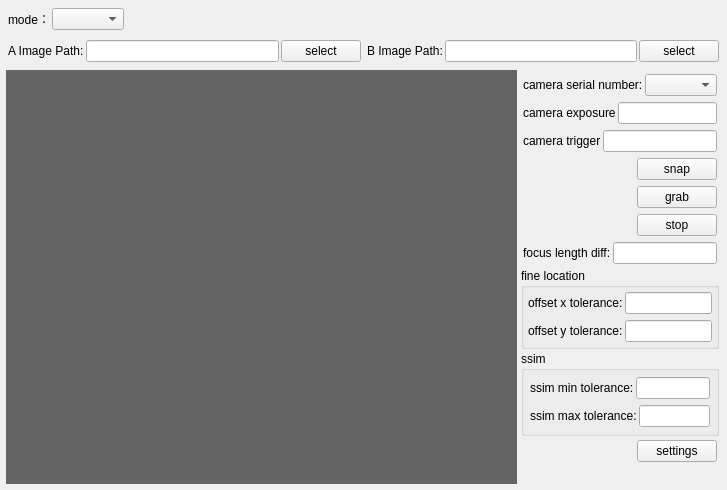
<?xml version="1.0" encoding="UTF-8"?>
<ui version="4.0">
 <class>ConfigurationWidget</class>
 <widget class="QWidget" name="ConfigurationWidget">
  <property name="geometry">
   <rect>
    <x>0</x>
    <y>0</y>
    <width>727</width>
    <height>490</height>
   </rect>
  </property>
  <property name="windowTitle">
   <string>Form</string>
  </property>
  <layout class="QVBoxLayout" name="verticalLayout_6">
   <property name="spacing">
    <number>2</number>
   </property>
   <property name="leftMargin">
    <number>2</number>
   </property>
   <property name="topMargin">
    <number>2</number>
   </property>
   <property name="rightMargin">
    <number>2</number>
   </property>
   <property name="bottomMargin">
    <number>2</number>
   </property>
   <item>
    <layout class="QVBoxLayout" name="verticalLayout_5" stretch="1,1,10">
     <property name="spacing">
      <number>2</number>
     </property>
     <property name="leftMargin">
      <number>2</number>
     </property>
     <property name="topMargin">
      <number>2</number>
     </property>
     <property name="rightMargin">
      <number>2</number>
     </property>
     <property name="bottomMargin">
      <number>2</number>
     </property>
     <item>
      <layout class="QHBoxLayout" name="horizontalLayout_11" stretch="0">
       <property name="spacing">
        <number>2</number>
       </property>
       <property name="leftMargin">
        <number>2</number>
       </property>
       <property name="topMargin">
        <number>2</number>
       </property>
       <property name="rightMargin">
        <number>2</number>
       </property>
       <property name="bottomMargin">
        <number>2</number>
       </property>
       <item>
        <layout class="QHBoxLayout" name="horizontalLayout">
         <property name="spacing">
          <number>2</number>
         </property>
         <property name="leftMargin">
          <number>2</number>
         </property>
         <property name="topMargin">
          <number>2</number>
         </property>
         <property name="rightMargin">
          <number>2</number>
         </property>
         <property name="bottomMargin">
          <number>2</number>
         </property>
         <item>
          <widget class="QLabel" name="labelMode">
           <property name="text">
            <string>mode：</string>
           </property>
          </widget>
         </item>
         <item>
          <widget class="QComboBox" name="comboBoxMode"/>
         </item>
         <item>
          <spacer name="horizontalSpacer_4">
           <property name="orientation">
            <enum>Qt::Horizontal</enum>
           </property>
           <property name="sizeHint" stdset="0">
            <size>
             <width>40</width>
             <height>20</height>
            </size>
           </property>
          </spacer>
         </item>
        </layout>
       </item>
      </layout>
     </item>
     <item>
      <layout class="QHBoxLayout" name="horizontalLayout_12">
       <property name="spacing">
        <number>2</number>
       </property>
       <property name="leftMargin">
        <number>2</number>
       </property>
       <property name="topMargin">
        <number>2</number>
       </property>
       <property name="rightMargin">
        <number>2</number>
       </property>
       <property name="bottomMargin">
        <number>2</number>
       </property>
       <item>
        <layout class="QHBoxLayout" name="horizontalLayout_2">
         <property name="spacing">
          <number>2</number>
         </property>
         <property name="leftMargin">
          <number>2</number>
         </property>
         <property name="topMargin">
          <number>2</number>
         </property>
         <property name="rightMargin">
          <number>2</number>
         </property>
         <property name="bottomMargin">
          <number>2</number>
         </property>
         <item>
          <widget class="QLabel" name="labelAPath">
           <property name="text">
            <string>A Image Path:</string>
           </property>
          </widget>
         </item>
         <item>
          <widget class="QLineEdit" name="lineEditAPath"/>
         </item>
         <item>
          <widget class="QPushButton" name="btnSelectAPath">
           <property name="text">
            <string>select</string>
           </property>
          </widget>
         </item>
        </layout>
       </item>
       <item>
        <layout class="QHBoxLayout" name="horizontalLayout_3">
         <property name="spacing">
          <number>2</number>
         </property>
         <property name="leftMargin">
          <number>2</number>
         </property>
         <property name="topMargin">
          <number>2</number>
         </property>
         <property name="rightMargin">
          <number>2</number>
         </property>
         <property name="bottomMargin">
          <number>2</number>
         </property>
         <item>
          <widget class="QLabel" name="labelBPath">
           <property name="text">
            <string>B Image Path:</string>
           </property>
          </widget>
         </item>
         <item>
          <widget class="QLineEdit" name="lineEditBPath"/>
         </item>
         <item>
          <widget class="QPushButton" name="btnSelectBPath">
           <property name="text">
            <string>select</string>
           </property>
          </widget>
         </item>
        </layout>
       </item>
      </layout>
     </item>
     <item>
      <layout class="QHBoxLayout" name="horizontalLayout_19" stretch="10,1">
       <property name="spacing">
        <number>2</number>
       </property>
       <property name="leftMargin">
        <number>2</number>
       </property>
       <property name="topMargin">
        <number>2</number>
       </property>
       <property name="rightMargin">
        <number>2</number>
       </property>
       <property name="bottomMargin">
        <number>2</number>
       </property>
       <item>
        <widget class="ROILabel" name="labelImage">
         <property name="styleSheet">
          <string notr="true">background-color: rgb(100, 100, 100);</string>
         </property>
         <property name="text">
          <string/>
         </property>
        </widget>
       </item>
       <item>
        <layout class="QVBoxLayout" name="verticalLayout_4">
         <property name="spacing">
          <number>2</number>
         </property>
         <property name="leftMargin">
          <number>2</number>
         </property>
         <property name="topMargin">
          <number>2</number>
         </property>
         <property name="rightMargin">
          <number>2</number>
         </property>
         <property name="bottomMargin">
          <number>2</number>
         </property>
         <item>
          <layout class="QHBoxLayout" name="horizontalLayout_5">
           <property name="spacing">
            <number>2</number>
           </property>
           <property name="leftMargin">
            <number>2</number>
           </property>
           <property name="topMargin">
            <number>2</number>
           </property>
           <property name="rightMargin">
            <number>2</number>
           </property>
           <property name="bottomMargin">
            <number>2</number>
           </property>
           <item>
            <widget class="QLabel" name="labelCameraSerialNumber">
             <property name="text">
              <string>camera serial number:</string>
             </property>
            </widget>
           </item>
           <item>
            <widget class="QComboBox" name="comboBoxCameraSerialNumber"/>
           </item>
          </layout>
         </item>
         <item>
          <layout class="QHBoxLayout" name="horizontalLayout_6">
           <property name="spacing">
            <number>2</number>
           </property>
           <property name="leftMargin">
            <number>2</number>
           </property>
           <property name="topMargin">
            <number>2</number>
           </property>
           <property name="rightMargin">
            <number>2</number>
           </property>
           <property name="bottomMargin">
            <number>2</number>
           </property>
           <item>
            <widget class="QLabel" name="labelCameraExposure">
             <property name="text">
              <string>camera exposure</string>
             </property>
            </widget>
           </item>
           <item>
            <widget class="QLineEdit" name="lineEditCameraExposure"/>
           </item>
          </layout>
         </item>
         <item>
          <layout class="QHBoxLayout" name="horizontalLayout_7">
           <property name="spacing">
            <number>2</number>
           </property>
           <property name="leftMargin">
            <number>2</number>
           </property>
           <property name="topMargin">
            <number>2</number>
           </property>
           <property name="rightMargin">
            <number>2</number>
           </property>
           <property name="bottomMargin">
            <number>2</number>
           </property>
           <item>
            <widget class="QLabel" name="labelCameraTrigger">
             <property name="text">
              <string>camera trigger</string>
             </property>
            </widget>
           </item>
           <item>
            <widget class="QLineEdit" name="lineEditCameraTrigger"/>
           </item>
          </layout>
         </item>
         <item>
          <layout class="QHBoxLayout" name="horizontalLayout_8">
           <property name="spacing">
            <number>2</number>
           </property>
           <property name="leftMargin">
            <number>2</number>
           </property>
           <property name="topMargin">
            <number>2</number>
           </property>
           <property name="rightMargin">
            <number>2</number>
           </property>
           <property name="bottomMargin">
            <number>2</number>
           </property>
           <item>
            <spacer name="horizontalSpacer">
             <property name="orientation">
              <enum>Qt::Horizontal</enum>
             </property>
             <property name="sizeHint" stdset="0">
              <size>
               <width>40</width>
               <height>20</height>
              </size>
             </property>
            </spacer>
           </item>
           <item>
            <widget class="QPushButton" name="btnSnap">
             <property name="text">
              <string>snap</string>
             </property>
            </widget>
           </item>
          </layout>
         </item>
         <item>
          <layout class="QHBoxLayout" name="horizontalLayout_9">
           <property name="spacing">
            <number>2</number>
           </property>
           <property name="leftMargin">
            <number>2</number>
           </property>
           <property name="topMargin">
            <number>2</number>
           </property>
           <property name="rightMargin">
            <number>2</number>
           </property>
           <property name="bottomMargin">
            <number>2</number>
           </property>
           <item>
            <spacer name="horizontalSpacer_2">
             <property name="orientation">
              <enum>Qt::Horizontal</enum>
             </property>
             <property name="sizeHint" stdset="0">
              <size>
               <width>40</width>
               <height>20</height>
              </size>
             </property>
            </spacer>
           </item>
           <item>
            <widget class="QPushButton" name="btnGrab">
             <property name="text">
              <string>grab</string>
             </property>
            </widget>
           </item>
          </layout>
         </item>
         <item>
          <layout class="QHBoxLayout" name="horizontalLayout_10">
           <property name="spacing">
            <number>2</number>
           </property>
           <property name="leftMargin">
            <number>2</number>
           </property>
           <property name="topMargin">
            <number>2</number>
           </property>
           <property name="rightMargin">
            <number>2</number>
           </property>
           <property name="bottomMargin">
            <number>2</number>
           </property>
           <item>
            <spacer name="horizontalSpacer_3">
             <property name="orientation">
              <enum>Qt::Horizontal</enum>
             </property>
             <property name="sizeHint" stdset="0">
              <size>
               <width>40</width>
               <height>20</height>
              </size>
             </property>
            </spacer>
           </item>
           <item>
            <widget class="QPushButton" name="btnStop">
             <property name="text">
              <string>stop</string>
             </property>
            </widget>
           </item>
          </layout>
         </item>
         <item>
          <layout class="QHBoxLayout" name="horizontalLayout_13">
           <property name="spacing">
            <number>2</number>
           </property>
           <property name="leftMargin">
            <number>2</number>
           </property>
           <property name="topMargin">
            <number>2</number>
           </property>
           <property name="rightMargin">
            <number>2</number>
           </property>
           <property name="bottomMargin">
            <number>2</number>
           </property>
           <item>
            <widget class="QLabel" name="labelFocusLengthDiff">
             <property name="text">
              <string>focus length diff:</string>
             </property>
            </widget>
           </item>
           <item>
            <widget class="QLineEdit" name="lineEditFocusLengthDiff"/>
           </item>
          </layout>
         </item>
         <item>
          <widget class="QGroupBox" name="groupBox">
           <property name="title">
            <string>fine location</string>
           </property>
           <layout class="QVBoxLayout" name="verticalLayout_2">
            <property name="spacing">
             <number>2</number>
            </property>
            <property name="leftMargin">
             <number>2</number>
            </property>
            <property name="topMargin">
             <number>2</number>
            </property>
            <property name="rightMargin">
             <number>2</number>
            </property>
            <property name="bottomMargin">
             <number>2</number>
            </property>
            <item>
             <layout class="QHBoxLayout" name="horizontalLayout_14">
              <property name="spacing">
               <number>2</number>
              </property>
              <property name="leftMargin">
               <number>2</number>
              </property>
              <property name="topMargin">
               <number>2</number>
              </property>
              <property name="rightMargin">
               <number>2</number>
              </property>
              <property name="bottomMargin">
               <number>2</number>
              </property>
              <item>
               <widget class="QLabel" name="labelFineOffsetXTolerance">
                <property name="text">
                 <string>offset x tolerance:</string>
                </property>
               </widget>
              </item>
              <item>
               <widget class="QLineEdit" name="lineEditFineOffsetXTolerance"/>
              </item>
             </layout>
            </item>
            <item>
             <layout class="QHBoxLayout" name="horizontalLayout_15">
              <property name="spacing">
               <number>2</number>
              </property>
              <property name="leftMargin">
               <number>2</number>
              </property>
              <property name="topMargin">
               <number>2</number>
              </property>
              <property name="rightMargin">
               <number>2</number>
              </property>
              <property name="bottomMargin">
               <number>2</number>
              </property>
              <item>
               <widget class="QLabel" name="labelFineOffsetYTolerance">
                <property name="text">
                 <string>offset y tolerance:</string>
                </property>
               </widget>
              </item>
              <item>
               <widget class="QLineEdit" name="lineEditFineOffsetYTolerance"/>
              </item>
             </layout>
            </item>
           </layout>
          </widget>
         </item>
         <item>
          <widget class="QGroupBox" name="groupBox_2">
           <property name="title">
            <string>ssim</string>
           </property>
           <layout class="QVBoxLayout" name="verticalLayout_3">
            <property name="spacing">
             <number>2</number>
            </property>
            <property name="leftMargin">
             <number>2</number>
            </property>
            <property name="topMargin">
             <number>2</number>
            </property>
            <property name="rightMargin">
             <number>2</number>
            </property>
            <property name="bottomMargin">
             <number>2</number>
            </property>
            <item>
             <layout class="QVBoxLayout" name="verticalLayout">
              <property name="spacing">
               <number>2</number>
              </property>
              <property name="leftMargin">
               <number>2</number>
              </property>
              <property name="topMargin">
               <number>2</number>
              </property>
              <property name="rightMargin">
               <number>2</number>
              </property>
              <property name="bottomMargin">
               <number>2</number>
              </property>
              <item>
               <layout class="QHBoxLayout" name="horizontalLayout_16">
                <property name="spacing">
                 <number>2</number>
                </property>
                <property name="leftMargin">
                 <number>2</number>
                </property>
                <property name="topMargin">
                 <number>2</number>
                </property>
                <property name="rightMargin">
                 <number>2</number>
                </property>
                <property name="bottomMargin">
                 <number>2</number>
                </property>
                <item>
                 <widget class="QLabel" name="label">
                  <property name="text">
                   <string>ssim min tolerance:</string>
                  </property>
                 </widget>
                </item>
                <item>
                 <widget class="QLineEdit" name="lineEditSSIMMinTolerance"/>
                </item>
               </layout>
              </item>
              <item>
               <layout class="QHBoxLayout" name="horizontalLayout_17">
                <property name="spacing">
                 <number>2</number>
                </property>
                <property name="leftMargin">
                 <number>2</number>
                </property>
                <property name="topMargin">
                 <number>2</number>
                </property>
                <property name="rightMargin">
                 <number>2</number>
                </property>
                <property name="bottomMargin">
                 <number>2</number>
                </property>
                <item>
                 <widget class="QLabel" name="label_3">
                  <property name="text">
                   <string>ssim max tolerance:</string>
                  </property>
                 </widget>
                </item>
                <item>
                 <widget class="QLineEdit" name="lineEditSSIMMaxTolerance"/>
                </item>
               </layout>
              </item>
             </layout>
            </item>
           </layout>
          </widget>
         </item>
         <item>
          <layout class="QHBoxLayout" name="horizontalLayout_4">
           <property name="spacing">
            <number>2</number>
           </property>
           <property name="leftMargin">
            <number>2</number>
           </property>
           <property name="topMargin">
            <number>2</number>
           </property>
           <property name="rightMargin">
            <number>2</number>
           </property>
           <property name="bottomMargin">
            <number>2</number>
           </property>
           <item>
            <spacer name="horizontalSpacer_5">
             <property name="orientation">
              <enum>Qt::Horizontal</enum>
             </property>
             <property name="sizeHint" stdset="0">
              <size>
               <width>40</width>
               <height>20</height>
              </size>
             </property>
            </spacer>
           </item>
           <item>
            <widget class="QPushButton" name="btnSettings">
             <property name="text">
              <string>settings</string>
             </property>
            </widget>
           </item>
          </layout>
         </item>
         <item>
          <spacer name="verticalSpacer">
           <property name="orientation">
            <enum>Qt::Vertical</enum>
           </property>
           <property name="sizeHint" stdset="0">
            <size>
             <width>20</width>
             <height>40</height>
            </size>
           </property>
          </spacer>
         </item>
        </layout>
       </item>
      </layout>
     </item>
    </layout>
   </item>
  </layout>
 </widget>
 <customwidgets>
  <customwidget>
   <class>ROILabel</class>
   <extends>QLabel</extends>
   <header location="global">ROILabel.h</header>
  </customwidget>
 </customwidgets>
 <resources/>
 <connections/>
</ui>
